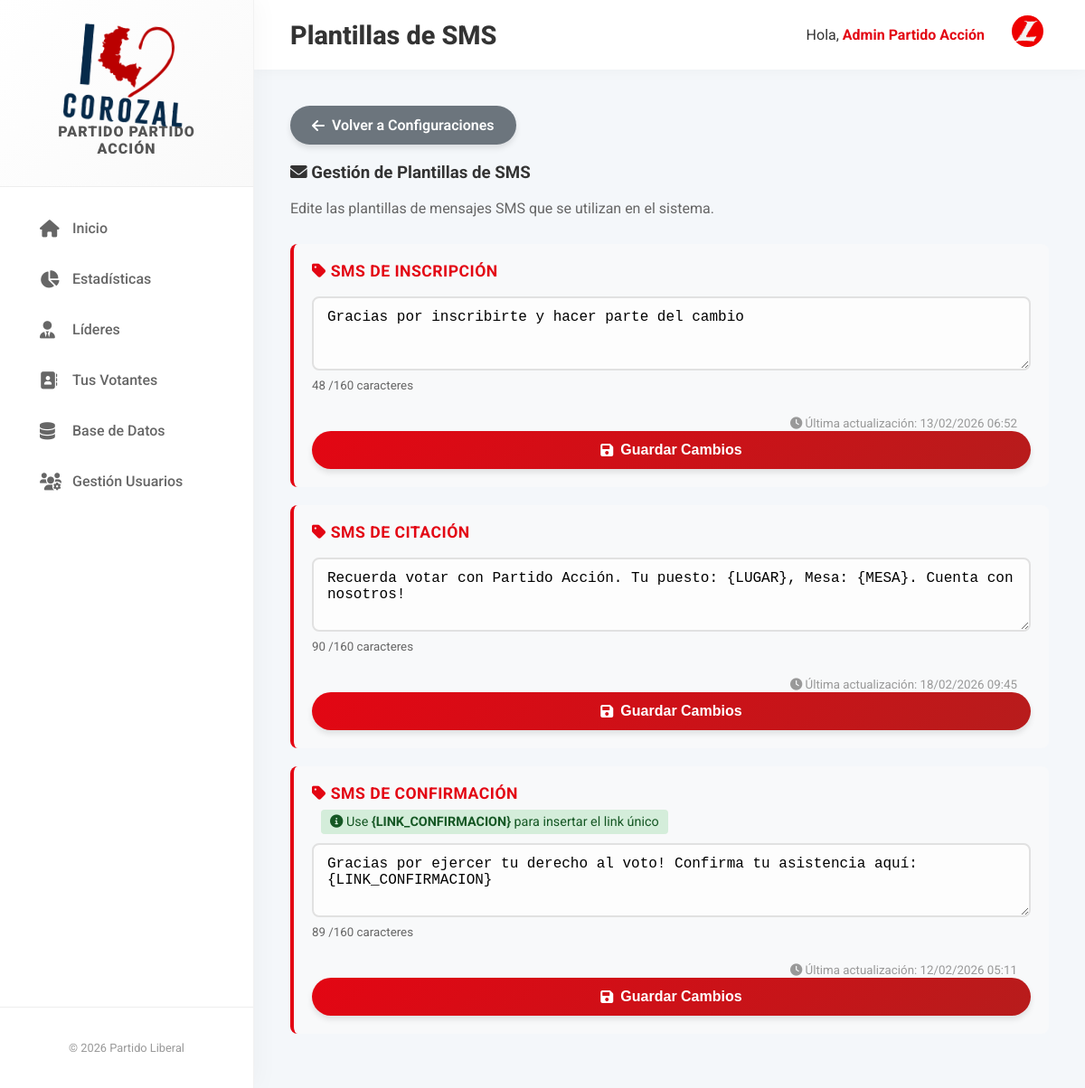
The app's page /plantillas_sms.php (signed in) with its own data.
### tables this page shows
CREATE TABLE `sms_templates` (
  `id` int NOT NULL,
  `name` varchar(50) NOT NULL,
  `label` varchar(100) NOT NULL,
  `content` text NOT NULL,
  `organizacion_id` int DEFAULT '1',
  `created_at` timestamp NULL DEFAULT CURRENT_TIMESTAMP,
  `updated_at` timestamp NULL DEFAULT CURRENT_TIMESTAMP ON UPDATE CURRENT_TIMESTAMP
);

### plantillas_sms.php (the view, shortened to what this page needs)
<?php
require_once 'config.php';
try {
    $org_id = $_SESSION['organizacion_id'] ?? 1;
    $stmt = $pdo->prepare("SELECT * FROM sms_templates WHERE organizacion_id = ? ORDER BY id ASC");
    $stmt->execute([$org_id]);
    $templates = $stmt->fetchAll(PDO::FETCH_ASSOC);
}
catch (PDOException $e) {
    $error = "Error al cargar plantillas: " . $e->getMessage();
    $templates = [];
}
?>
<!DOCTYPE html>
<html lang="es">
<head>
    <link rel="stylesheet" href="https://cdnjs.cloudflare.com/ajax/libs/font-awesome/6.0.0-beta3/css/all.min.css">
    <link rel="stylesheet" href="assets/css/style.css">
</head>
<body class="dashboard-layout">
    <?php include 'includes/sidebar.php'; ?>
    <div class="main-content">
        <div class="top-bar">
            <h2 class="page-title">Plantillas de SMS</h2>
            <div class="user-profile">
                <span>Hola, <strong>
                        <?php echo htmlspecialchars($_SESSION['name'] ?? $_SESSION['username']); ?>
                    </strong></span>
                <div class="profile-dropdown">
                    <button onclick="document.getElementById('profileDropdown').classList.toggle('show-dropdown')"
                        class="profile-btn">
                        <img src="assets/img/liberal.png" alt="Profile"
                            style="width: 35px; height: 35px; border-radius: 50%; object-fit: cover;">
                    </button>
                </div>
            </div>
        </div>
        <div class="content-area">
            <div style="margin-bottom: 20px;">
                <a href="configuraciones.php" class="btn" style="background: #6c757d; color: white;">
                    <i class="fas fa-arrow-left"></i> Volver a Configuraciones
                </a>
            </div>
            <div class="card">
                <h3><i class="fas fa-envelope"></i> Gestión de Plantillas de SMS</h3>
                <p style="color: #666; margin-bottom: 30px;">Edite las plantillas de mensajes SMS que se utilizan en el
                    sistema.</p>
                <?php foreach ($templates as $template): ?>
                <div
                    style="background: #f8f9fa; padding: 20px; margin-bottom: 20px; border-radius: 8px; border-left: 4px solid var(--primary-red);">
                    <form method="POST" action="">
                        <div class="form-group">
                            <label style="font-weight: bold; color: var(--primary-red); font-size: 1.1em;">
                                <i class="fas fa-tag"></i>
                                <?php echo htmlspecialchars($template['label']); ?>
                            </label>
                            <?php if ($template['name'] === 'confirmacion'): ?>
                            <div
                                style="font-size: 0.9em; color: #155724; background: #d4edda; padding: 5px 10px; border-radius: 4px; display: inline-block; margin-left: 10px;">
                                <i class="fas fa-info-circle"></i> Use <strong>{LINK_CONFIRMACION}</strong> para
                                insertar el link único
                            </div>
                            <?php
    endif; ?>
                            <textarea name="content" class="form-control" rows="3" required style="margin-top: 10px;"
                                maxlength="160"
                                onkeyup="updateCharCount(this, 'char-count-<?php echo $template['id']; ?>')"><?php echo htmlspecialchars($template['content']); ?></textarea>
                            <small style="color: #666; display: block; margin-top: 5px;">
                                <span id="char-count-<?php echo $template['id']; ?>">
                                    <?php echo strlen($template['content']); ?>
                                </span>/160 caracteres
                            </small>
                        </div>
                        <div style="text-align: right; margin-top: 15px;">
                            <small style="color: #999; margin-right: 15px;">
                                <i class="fas fa-clock"></i> Última actualización:
                                <?php echo date('d/m/Y H:i', strtotime($template['updated_at'])); ?>
                            </small>
                            <button type="submit" class="btn btn-primary">
                                <i class="fas fa-save"></i> Guardar Cambios
                            </button>
                        </div>
                    </form>
                </div>
                <?php
endforeach; ?>
            </div>
        </div>
    </div>
</body>
</html>

### assets/css/style.css (style rules this page uses)
:root { --primary-red: #E30613; --primary-dark: #B71C1C; --primary-light: #FFCDD2; --accent-color: #ffffff; --bg-body: #f4f6f9; --text-main: #333333; --text-muted: #777777; --border-radius: 12px; --box-shadow: 0 10px 30px rgba(0, 0, 0, 0.08); --box-shadow-hover: 0 15px 35px rgba(var(--primary-rgb), 0.15); --transition-speed: 0.3s; --font-heading: 'Roboto', sans-serif; --font-body: 'Roboto', sans-serif; }
body { margin: 0; padding: 0; font-family: var(--font-body); background-color: var(--bg-body); color: var(--text-main); overflow-x: hidden; }
.form-group { margin-bottom: 1.5rem; text-align: left; }
.form-group label { display: block; margin-bottom: 0.5rem; color: var(--text-main); font-weight: 600; font-size: 0.9rem; text-transform: uppercase; letter-spacing: 0.5px; }
.form-control { width: 100%; padding: 12px 15px; border: 2px solid #e1e1e1; border-radius: 8px; box-sizing: border-box; font-size: 1rem; transition: all var(--transition-speed); background: #fdfdfd; }
.btn { display: inline-flex; align-items: center; justify-content: center; padding: 12px 24px; border: none; border-radius: 50px; cursor: pointer; font-size: 1rem; font-weight: 600; text-decoration: none; transition: all var(--transition-speed); box-shadow: 0 4px 6px rgba(0, 0, 0, 0.1); gap: 8px; }
.btn-primary { background: linear-gradient(135deg, var(--primary-red) 0%, var(--primary-dark) 100%); color: white; width: 100%; }
.dashboard-layout { display: flex; min-height: 100vh; }
.main-content { flex-grow: 1; display: flex; flex-direction: column; background: #f4f7fa; overflow-y: auto; }
.top-bar { background: white; backdrop-filter: blur(10px); background: rgba(255, 255, 255, 0.95); padding: 1rem 2.5rem; display: flex; justify-content: space-between; align-items: center; box-shadow: 0 2px 15px rgba(0, 0, 0, 0.03); position: sticky; top: 0; z-index: 5; }
.page-title { margin: 0; font-size: 1.8rem; font-weight: 800; color: var(--text-main); }
.user-profile { display: flex; align-items: center; gap: 1.5rem; }
.user-profile strong { color: var(--primary-red); }
.content-area { padding: 2.5rem; max-width: 1400px; margin: 0 auto; width: 100%; box-sizing: border-box; animation: fadeIn 0.6s ease-out; }
.profile-dropdown { position: relative; }
.profile-btn { background: none; border: none; cursor: pointer; color: #888; transition: color 0.3s; font-size: 2.2rem; }

### records on screen
sms_templates: label "SMS DE INSCRIPCIÓN", content "Gracias por inscribirte y hacer parte del cambio", content "48", updated_at "13/02/2026 06:52"
sms_templates: label "SMS DE CITACIÓN", content "Recuerda votar con Partido Acción. Tu puesto: {LUGAR}, Mesa: {MESA}. Cuenta con nosotros!", content "90", updated_at "18/02/2026 09:45"
sms_templates: label "SMS DE CONFIRMACIÓN", name "confirmacion" (drawn), content "Gracias por ejercer tu derecho al voto! Confirma tu asistencia aquí: {LINK_CONFIRMACION}", content "89", updated_at "12/02/2026 05:11"

### other values on screen
$app_config['app_title'] "PARTIDO PARTIDO ACCIÓN"
$_SESSION['name'] "Admin Partido Acción"
